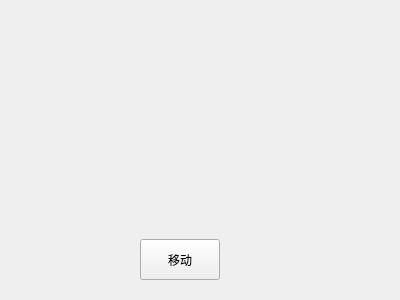
<?xml version="1.0" encoding="UTF-8"?>
<ui version="4.0">
 <class>Widget</class>
 <widget class="QWidget" name="Widget">
  <property name="geometry">
   <rect>
    <x>0</x>
    <y>0</y>
    <width>400</width>
    <height>300</height>
   </rect>
  </property>
  <property name="windowTitle">
   <string>Widget</string>
  </property>
  <widget class="QPushButton" name="pushButton">
   <property name="geometry">
    <rect>
     <x>140</x>
     <y>239</y>
     <width>80</width>
     <height>41</height>
    </rect>
   </property>
   <property name="text">
    <string>移动</string>
   </property>
  </widget>
 </widget>
 <layoutdefault spacing="6" margin="11"/>
 <resources/>
 <connections/>
</ui>
